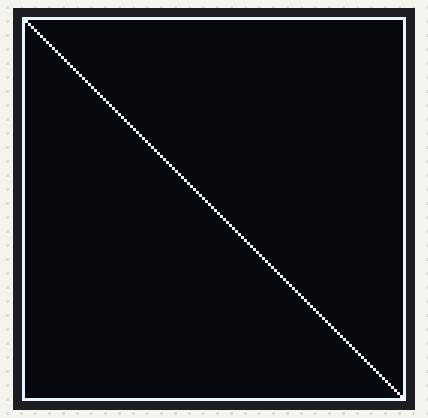
Simulated run of this sketch. Board: Arduino Uno, built with avr-gcc and run on an emulated ATmega328P. Shown: 128×128 one-colour display. Storage starts empty; what the sketch prints to the serial monitor is not drawn.

Above: at 0.2 s.

The sketch:

BLKLab_04_Code_Hien_Thi_Animation_1gif_128x128.ino
```cpp
#include <Arduino.h>
#include <U8g2lib.h>
#include <Wire.h>
#include <SPI.h>
#include <SD.h>

// Dùng _1_ để giữ buffer RAM ở mức tối thiểu (128 bytes)
U8G2_SH1107_SEEED_128X128_1_HW_I2C u8g2(U8G2_R0, /* reset=*/ U8X8_PIN_NONE);

const int SD_CS_PIN = 10;
const char* animationFile = "gif1.bin"; // NÊN VIẾT HOA ĐUÔI FILE

File animFile;
uint8_t imageBuffer[128];     // Vẫn chỉ dùng mảng đệm 128 bytes!
bool isSDReady = false;

long totalFrames = 0;
long currentFrameIndex = 0;
const long FRAME_SIZE = 2048; // Kích thước 1 frame 128x128 là 2048 bytes

// Hàm vẽ ảnh theo kỹ thuật Streaming
void drawAnimationFrame(long frameIndex) {
  if (!isSDReady) {
    // Vẽ ô vuông chéo toàn màn hình nếu lỗi thẻ
    u8g2.drawFrame(0, 0, 128, 128);
    u8g2.drawLine(0, 0, 127, 127);
    return;
  }

  // Lấy chỉ số dải ngang (page) mà u8g2 đang chuẩn bị vẽ
  // Màn hình 128x128 có 16 dải (từ 0 đến 15), mỗi dải cao 8 pixel
  uint8_t tileRow = u8g2.getBufferCurrTileRow();

  // Tính toán vị trí byte chính xác trong thẻ nhớ cần đọc
  long startPos = (frameIndex * FRAME_SIZE) + (tileRow * 128);
  animFile.seek(startPos);

  // Chỉ đọc đúng 128 bytes (tương đương 1 dải 128x8 pixel) từ thẻ nhớ
  animFile.read(imageBuffer, 128);

  // Vẽ dải pixel đó ra màn hình
  u8g2.drawXBM(0, tileRow * 8, 128, 8, imageBuffer);
}

void setup(void) {
  Serial.begin(115200);
  Serial.println(F("\n=== KHOI DONG ==="));

  u8g2.setBusClock(1000000);
  u8g2.begin();
  Serial.println(F("[OK] U8g2 OK."));

  Serial.println(F("Khoi tao SD..."));
  if (!SD.begin(SD_CS_PIN)) {
    Serial.println(F("[LOI] Khong thay SD!"));
  } else {
    Serial.println(F("[OK] SD san sang."));

    animFile = SD.open(animationFile, FILE_READ);
    if (!animFile) {
      Serial.println(F("[LOI] Khong mo duoc file GIF1.BIN!"));
    } else {
      isSDReady = true;
      // Tính toán tổng số khung hình có trong file
      totalFrames = animFile.size() / FRAME_SIZE;
      Serial.print(F("[OK] Da mo file. Tong so frame: "));
      Serial.println(totalFrames);
    }
  }
}

void loop(void) {
  u8g2.firstPage();
  do {
    // Truyền index của frame hiện tại vào hàm vẽ
    drawAnimationFrame(currentFrameIndex);
  } while ( u8g2.nextPage() );

  // Sau khi vẽ xong toàn bộ các dải của 1 frame, chuyển sang frame tiếp theo
  if (isSDReady && totalFrames > 0) {
    currentFrameIndex++;
    if (currentFrameIndex >= totalFrames) {
      currentFrameIndex = 0; // Quay lại frame đầu tiên
    }
  }

  // Tốc độ khung hình giờ phụ thuộc vào tốc độ đọc thẻ SPI.
  // Bạn có thể bỏ delay đi nếu thấy ảnh chuyển động hơi chậm.
  // delay(10);
}
```
